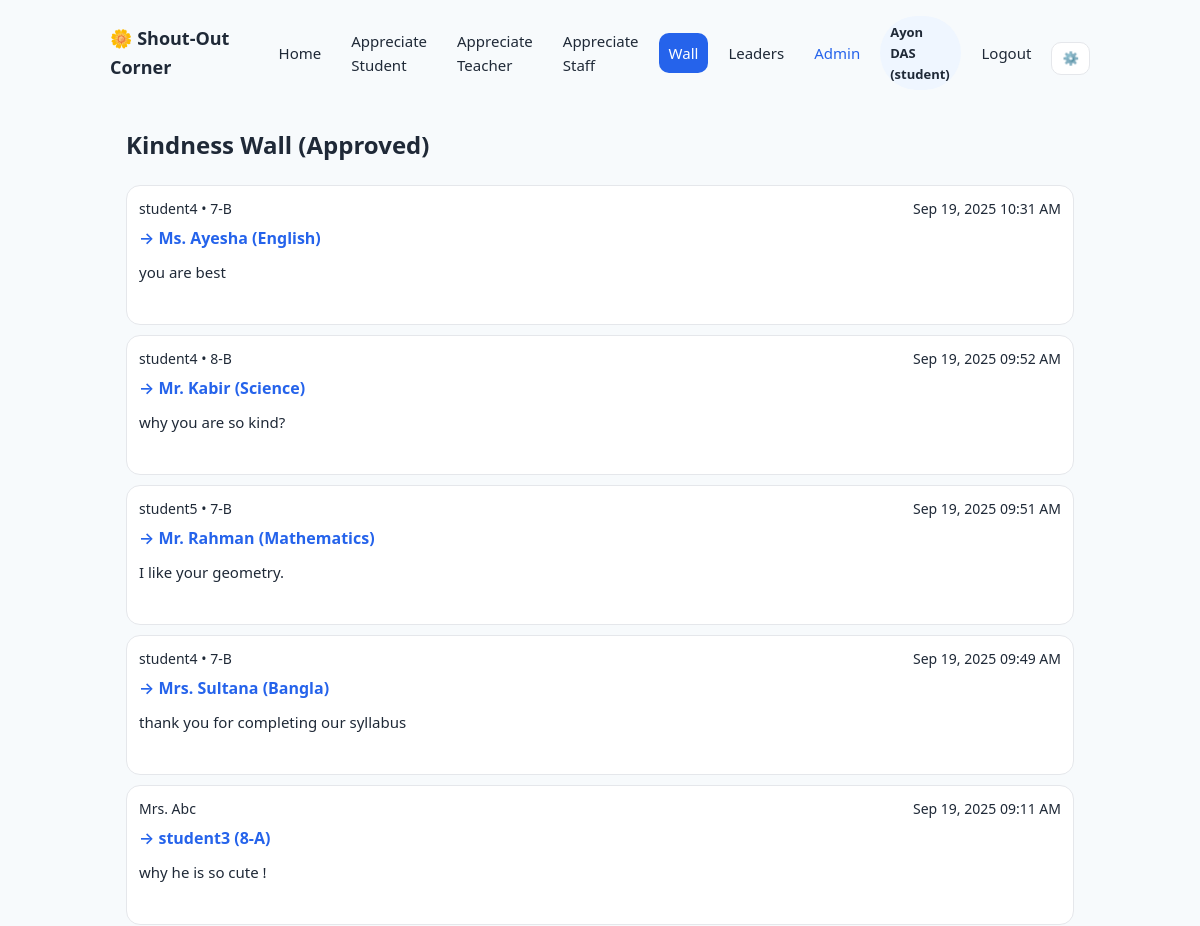
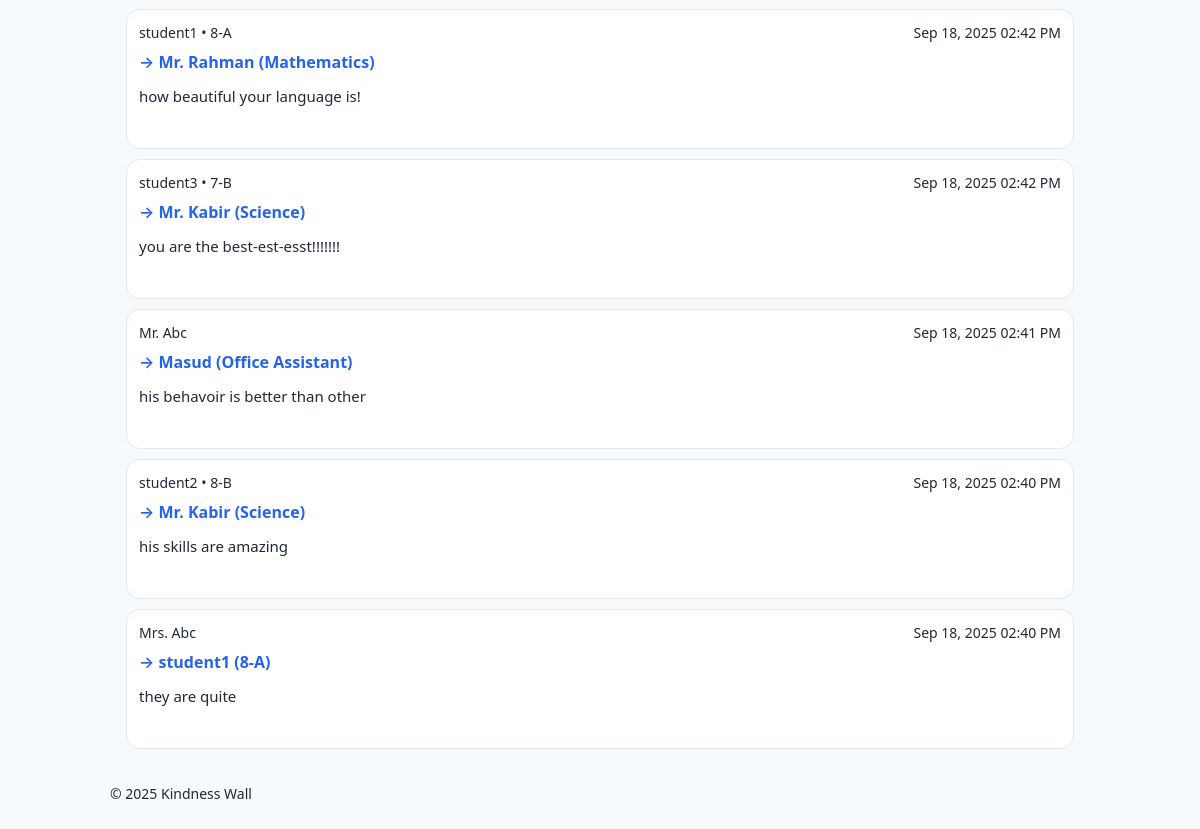
Page /wall (signed in) on the committed database (2 pictures, top to bottom).
### app.py (models this page shows, shortened)
    class User(db.Model):
        id = db.Column(db.Integer, primary_key=True)
        role = db.Column(db.String(20), nullable=False)  # 'student'|'teacher'|'staff'
        name = db.Column(db.String(120), nullable=False)
        class_section_id = db.Column(db.Integer, db.ForeignKey('class_section.id'))
        class_section = db.relationship(ClassSection)
        username = db.Column(db.String(120), unique=True, nullable=False)
        password_hash = db.Column(db.String(255), nullable=False)
        created_at = db.Column(db.DateTime, default=datetime.utcnow)

    class Note(db.Model):
        id = db.Column(db.Integer, primary_key=True)
        giver_type = db.Column(db.String(20), nullable=False)  # 'student'|'teacher'
        giver_name = db.Column(db.String(120))                 # optional / Anonymous (but required if teacher)
        giver_section_id = db.Column(db.Integer, db.ForeignKey('class_section.id'))
        giver_section = db.relationship(ClassSection, foreign_keys=[giver_section_id])
        receiver_type = db.Column(db.String(20), nullable=False)  # 'student'|'teacher'|'staff'
        message = db.Column(db.Text, nullable=False)
        receiver_name_text = db.Column(db.String(120))            # free text student name
        receiver_section_id = db.Column(db.Integer, db.ForeignKey('class_section.id'))
        receiver_section = db.relationship(ClassSection, foreign_keys=[receiver_section_id])
        receiver_student_id = db.Column(db.Integer, db.ForeignKey('student.id'))
        receiver_student = db.relationship(Student)
        receiver_teacher_id = db.Column(db.Integer, db.ForeignKey('teacher.id'))
        receiver_teacher = db.relationship(Teacher)
        receiver_staff_id = db.Column(db.Integer, db.ForeignKey('staff.id'))
        receiver_staff = db.relationship(Staff)
        weight_applied = db.Column(db.Integer, default=1)         # +1 same-sec, +2 cross-sec (student->student only)
        status = db.Column(db.String(20), default='pending')      # 'pending'|'approved'|'hidden'
        created_at = db.Column(db.DateTime, default=datetime.utcnow)

    class ClassSection(db.Model):
        id = db.Column(db.Integer, primary_key=True)
        class_name = db.Column(db.String(10), nullable=False)
        section_name = db.Column(db.String(10), nullable=False)
        __table_args__ = (db.UniqueConstraint('class_name','section_name', name='uix_class_section'),)
        def label(self):
            return f"{self.class_name}-{self.section_name}"

    class Teacher(db.Model):
        id = db.Column(db.Integer, primary_key=True)
        name = db.Column(db.String(120), nullable=False)
        subject = db.Column(db.String(120), nullable=False)

    class Staff(db.Model):
        id = db.Column(db.Integer, primary_key=True)
        name = db.Column(db.String(120), nullable=False)
        role = db.Column(db.String(120), nullable=False)

### app.py (the view)
    @app.route('/wall')
    def wall():
        notes = Note.query.filter_by(status='approved').order_by(Note.created_at.desc()).limit(200).all()
        from collections import defaultdict
        teacher_counts = defaultdict(int)
        staff_counts = defaultdict(int)
        student_counts = defaultdict(int)
        for n in notes:
            if n.receiver_type == 'teacher' and n.receiver_teacher:
                teacher_counts[n.receiver_teacher.name] += 1
            elif n.receiver_type == 'staff' and n.receiver_staff:
                staff_counts[n.receiver_staff.name] += 1
            elif n.receiver_type == 'student':
                label = None
                if n.receiver_student:
                    label = n.receiver_student.name
                elif n.receiver_name_text:
                    label = n.receiver_name_text
                if label:
                    student_counts[label] += 1
        def top_four_plus_others(counts_map):
            total = sum(counts_map.values()) or 1
            top = sorted(counts_map.items(), key=lambda x: x[1], reverse=True)[:4]
            items = []
            acc_pct = 0.0
            for name, cnt in top:
                pct = round(cnt * 100.0 / total, 1)
                acc_pct += pct
                items.append({"label": name, "pct": pct})
            others_pct = round(max(0.0, 100.0 - acc_pct), 1)
            if others_pct > 0 and len(counts_map) > len(top):
                items.append({"label": "Others", "pct": others_pct})
            return items
        bars = {
            "teachers": top_four_plus_others(teacher_counts),
            "students": top_four_plus_others(student_counts),
            "staffs": top_four_plus_others(staff_counts),
        }
        return render_template('wall.html', notes=notes, bars=bars)

### templates/wall.html
{% extends 'base.html' %}
{% block content %}
<h2>Kindness Wall (Approved)</h2>
<ul class="notes">
  {% for n in notes %}
  <li class="note">
    <div class="note-top">
      <span class="giver">{{ n.giver_name or 'Anonymous' }} {% if n.giver_type=='student' and n.giver_section %}• {{ n.giver_section.label() }}{% endif %}</span>
      <span class="time">{{ n.created_at.strftime('%b %d, %Y %I:%M %p') }}</span>
    </div>
    <div class="note-mid">
      {% if n.receiver_type == 'student' %}
        <span class="to">→ {{ n.receiver_name_text }}{% if n.receiver_section %} ({{ n.receiver_section.label() }}){% endif %}</span>
      {% elif n.receiver_type == 'teacher' and n.receiver_teacher %}
        <span class="to">→ {{ n.receiver_teacher.name }} ({{ n.receiver_teacher.subject }})</span>
      {% elif n.receiver_type == 'staff' and n.receiver_staff %}
        <span class="to">→ {{ n.receiver_staff.name }} ({{ n.receiver_staff.role }})</span>
      {% endif %}
    </div>
    <p class="msg">{{ n.message }}</p>
  </li>
  {% else %}
  <li>No notes yet. Be the first to appreciate someone!</li>
  {% endfor %}
  </ul>
{% endblock %}

### templates/base.html (shortened to what this page needs)
<!doctype html>
<html lang="en">
<head>
  <link rel="stylesheet" href="{{ url_for('static', filename='style.css') }}">
</head>
<body>
  <header class="wrap header">
    <div class="brand">🌼 Shout-Out Corner</div>
    <nav class="nav">
      <a href="{{ url_for('home') }}" class="{% if request.endpoint=='home' %}active{% endif %}">Home</a>
      <a href="{{ url_for('post_student') }}" class="{% if request.endpoint=='post_student' %}active{% endif %}">Appreciate Student</a>
      <a href="{{ url_for('post_teacher') }}" class="{% if request.endpoint=='post_teacher' %}active{% endif %}">Appreciate Teacher</a>
      <a href="{{ url_for('post_staff') }}" class="{% if request.endpoint=='post_staff' %}active{% endif %}">Appreciate Staff</a>
      <a href="{{ url_for('wall') }}" class="{% if request.endpoint=='wall' %}active{% endif %}">Wall</a>
      <a href="{{ url_for('leaders') }}" class="{% if request.endpoint=='leaders' %}active{% endif %}">Leaders</a>
      <a class="admin {% if request.endpoint and request.endpoint.startswith('admin') %}active{% endif %}" href="{{ url_for('admin_login') }}">Admin</a>
      {% if user %}
        <span class="pill">{{ user.name }} ({{ user.role }})</span>
        <a href="{{ url_for('auth_logout') }}">Logout</a>
      {% endif %}
      <button class="settings-btn" title="Settings" aria-label="Settings">⚙️</button>
    </nav>
  </header>
  <main class="wrap">
    {% block content %}{% endblock %}
  </main>
  <footer class="wrap foot">© 2025 Kindness Wall</footer>
</body>
</html>

### static/style.css (style rules this page uses)
:root { --bg:#f7fafc;--card:#ffffff;--ink:#1f2937;--muted:#6b7280;--accent:#2563eb;--soft:#eff6ff; --ok:#10b981;--err:#ef4444;--ring:#93c5fd;--marquee-seconds:30s; --main-bg: radial-gradient(1200px 400px at 20% -20%, #4d3201 0%, transparent 60%), linear-gradient(135deg, #350808, #330d01); --mainup: #350808, }
* { box-sizing:border-box; user-select: none; }
body { margin:0; background:var(--bg); color:var(--ink); font:16px/1.6 system-ui, -apple-system, Segoe UI, Roboto }
.wrap { max-width:980px; margin:0 auto; padding:0 16px }
.header { display:flex; align-items:center; justify-content:space-between; gap:12px; padding:16px 0; }
.brand { font-weight:800; font-size:18px; margin:0; padding:0 }
.nav { display:flex; gap:10px; align-items:center }
.nav a { padding:8px 10px; border-radius:10px; text-decoration:none; color:var(--ink); font-size: 15px; }
.nav a.active { background:var(--accent); color:#fff }
.nav a.admin { color:var(--accent) }
.settings-btn { background:#fff; border:1px solid #e5e7eb; border-radius:10px; padding:8px 10px; cursor:pointer }
.pill { background:var(--soft); padding:6px 12px; border-radius:999px }
button,.btn { margin-top: 10px; padding:12px 16px; border:none; border-radius:12px; background:var(--accent); color:#fff; font-weight:700; cursor:pointer }
.notes { list-style:none; padding:0; margin:0 }
.note { background:var(--card); border:1px solid #e5e7eb; border-radius:14px; padding:12px; margin:10px 0 }
.note-top { display:flex; align-items:center; justify-content:space-between; color:var(--muted); font-size:14px }
.note-mid { color:var(--accent); font-weight:600; margin:6px 0 }
.msg { margin:0 }
.foot { padding:24px 0; color:var(--muted); font-size:14px }
.note { min-height:140px }
.pill { display:inline-block; padding:6px 10px; border-radius:999px; font-size:13px; font-weight:700; background: var(--mainup) }
.msg { margin:8px 0 0; font-size:15px }

### rows in the picture
User: name "Ayon DAS", role "student"
Note: giver_name "student4", giver_section.label "7-B", created_at "Sep 19, 2025 10:31 AM", receiver_teacher.name "Ms. Ayesha", receiver_teacher.subject "English", message "you are best"
Note: giver_name "student4", giver_section.label "8-B", created_at "Sep 19, 2025 09:52 AM", receiver_teacher.name "Mr. Kabir", receiver_teacher.subject "Science", message "why you are so kind?"
Note: giver_name "student5", giver_section.label "7-B", created_at "Sep 19, 2025 09:51 AM", receiver_teacher.name "Mr. Rahman", receiver_teacher.subject "Mathematics", message "I like your geometry."
Note: giver_name "student4", giver_section.label "7-B", created_at "Sep 19, 2025 09:49 AM", receiver_teacher.name "Mrs. Sultana", receiver_teacher.subject "Bangla", message "thank you for completing our syllabus"
Note: giver_name "Mrs. Abc", created_at "Sep 19, 2025 09:11 AM", receiver_name_text "student3", receiver_section.label "8-A", message "why he is so cute !"
Note: giver_name "student1", giver_section.label "8-A", created_at "Sep 18, 2025 02:42 PM", receiver_teacher.name "Mr. Rahman", receiver_teacher.subject "Mathematics", message "how beautiful your language is!"
Note: giver_name "student3", giver_section.label "7-B", created_at "Sep 18, 2025 02:42 PM", receiver_teacher.name "Mr. Kabir", receiver_teacher.subject "Science", message "you are the best-est-esst!!!!!!!"
Note: giver_name "Mr. Abc", created_at "Sep 18, 2025 02:41 PM", receiver_staff.name "Masud", receiver_staff.role "Office Assistant", message "his behavoir is better than other"
Note: giver_name "student2", giver_section.label "8-B", created_at "Sep 18, 2025 02:40 PM", receiver_teacher.name "Mr. Kabir", receiver_teacher.subject "Science", message "his skills are amazing"
Note: giver_name "Mrs. Abc", created_at "Sep 18, 2025 02:40 PM", receiver_name_text "student1", receiver_section.label "8-A", message "they are quite"
